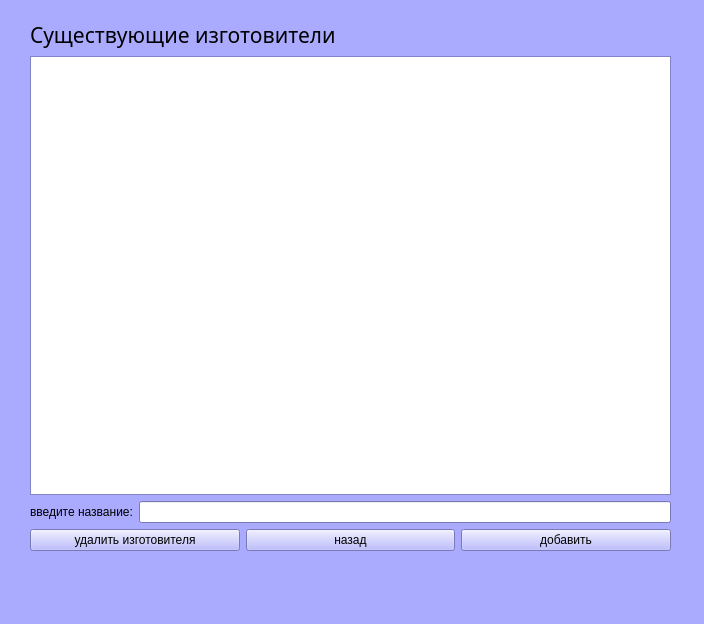
<?xml version="1.0" encoding="UTF-8"?>
<ui version="4.0">
 <class>Form</class>
 <widget class="QWidget" name="Form">
  <property name="geometry">
   <rect>
    <x>0</x>
    <y>0</y>
    <width>704</width>
    <height>624</height>
   </rect>
  </property>
  <property name="palette">
   <palette>
    <active>
     <colorrole role="WindowText">
      <brush brushstyle="SolidPattern">
       <color alpha="255">
        <red>0</red>
        <green>0</green>
        <blue>0</blue>
       </color>
      </brush>
     </colorrole>
     <colorrole role="Button">
      <brush brushstyle="SolidPattern">
       <color alpha="255">
        <red>170</red>
        <green>170</green>
        <blue>255</blue>
       </color>
      </brush>
     </colorrole>
     <colorrole role="Light">
      <brush brushstyle="SolidPattern">
       <color alpha="255">
        <red>255</red>
        <green>255</green>
        <blue>255</blue>
       </color>
      </brush>
     </colorrole>
     <colorrole role="Midlight">
      <brush brushstyle="SolidPattern">
       <color alpha="255">
        <red>212</red>
        <green>212</green>
        <blue>255</blue>
       </color>
      </brush>
     </colorrole>
     <colorrole role="Dark">
      <brush brushstyle="SolidPattern">
       <color alpha="255">
        <red>85</red>
        <green>85</green>
        <blue>127</blue>
       </color>
      </brush>
     </colorrole>
     <colorrole role="Mid">
      <brush brushstyle="SolidPattern">
       <color alpha="255">
        <red>113</red>
        <green>113</green>
        <blue>170</blue>
       </color>
      </brush>
     </colorrole>
     <colorrole role="Text">
      <brush brushstyle="SolidPattern">
       <color alpha="255">
        <red>0</red>
        <green>0</green>
        <blue>0</blue>
       </color>
      </brush>
     </colorrole>
     <colorrole role="BrightText">
      <brush brushstyle="SolidPattern">
       <color alpha="255">
        <red>255</red>
        <green>255</green>
        <blue>255</blue>
       </color>
      </brush>
     </colorrole>
     <colorrole role="ButtonText">
      <brush brushstyle="SolidPattern">
       <color alpha="255">
        <red>0</red>
        <green>0</green>
        <blue>0</blue>
       </color>
      </brush>
     </colorrole>
     <colorrole role="Base">
      <brush brushstyle="SolidPattern">
       <color alpha="255">
        <red>255</red>
        <green>255</green>
        <blue>255</blue>
       </color>
      </brush>
     </colorrole>
     <colorrole role="Window">
      <brush brushstyle="SolidPattern">
       <color alpha="255">
        <red>170</red>
        <green>170</green>
        <blue>255</blue>
       </color>
      </brush>
     </colorrole>
     <colorrole role="Shadow">
      <brush brushstyle="SolidPattern">
       <color alpha="255">
        <red>0</red>
        <green>0</green>
        <blue>0</blue>
       </color>
      </brush>
     </colorrole>
     <colorrole role="AlternateBase">
      <brush brushstyle="SolidPattern">
       <color alpha="255">
        <red>212</red>
        <green>212</green>
        <blue>255</blue>
       </color>
      </brush>
     </colorrole>
     <colorrole role="ToolTipBase">
      <brush brushstyle="SolidPattern">
       <color alpha="255">
        <red>255</red>
        <green>255</green>
        <blue>220</blue>
       </color>
      </brush>
     </colorrole>
     <colorrole role="ToolTipText">
      <brush brushstyle="SolidPattern">
       <color alpha="255">
        <red>0</red>
        <green>0</green>
        <blue>0</blue>
       </color>
      </brush>
     </colorrole>
     <colorrole role="PlaceholderText">
      <brush brushstyle="SolidPattern">
       <color alpha="128">
        <red>0</red>
        <green>0</green>
        <blue>0</blue>
       </color>
      </brush>
     </colorrole>
    </active>
    <inactive>
     <colorrole role="WindowText">
      <brush brushstyle="SolidPattern">
       <color alpha="255">
        <red>0</red>
        <green>0</green>
        <blue>0</blue>
       </color>
      </brush>
     </colorrole>
     <colorrole role="Button">
      <brush brushstyle="SolidPattern">
       <color alpha="255">
        <red>170</red>
        <green>170</green>
        <blue>255</blue>
       </color>
      </brush>
     </colorrole>
     <colorrole role="Light">
      <brush brushstyle="SolidPattern">
       <color alpha="255">
        <red>255</red>
        <green>255</green>
        <blue>255</blue>
       </color>
      </brush>
     </colorrole>
     <colorrole role="Midlight">
      <brush brushstyle="SolidPattern">
       <color alpha="255">
        <red>212</red>
        <green>212</green>
        <blue>255</blue>
       </color>
      </brush>
     </colorrole>
     <colorrole role="Dark">
      <brush brushstyle="SolidPattern">
       <color alpha="255">
        <red>85</red>
        <green>85</green>
        <blue>127</blue>
       </color>
      </brush>
     </colorrole>
     <colorrole role="Mid">
      <brush brushstyle="SolidPattern">
       <color alpha="255">
        <red>113</red>
        <green>113</green>
        <blue>170</blue>
       </color>
      </brush>
     </colorrole>
     <colorrole role="Text">
      <brush brushstyle="SolidPattern">
       <color alpha="255">
        <red>0</red>
        <green>0</green>
        <blue>0</blue>
       </color>
      </brush>
     </colorrole>
     <colorrole role="BrightText">
      <brush brushstyle="SolidPattern">
       <color alpha="255">
        <red>255</red>
        <green>255</green>
        <blue>255</blue>
       </color>
      </brush>
     </colorrole>
     <colorrole role="ButtonText">
      <brush brushstyle="SolidPattern">
       <color alpha="255">
        <red>0</red>
        <green>0</green>
        <blue>0</blue>
       </color>
      </brush>
     </colorrole>
     <colorrole role="Base">
      <brush brushstyle="SolidPattern">
       <color alpha="255">
        <red>255</red>
        <green>255</green>
        <blue>255</blue>
       </color>
      </brush>
     </colorrole>
     <colorrole role="Window">
      <brush brushstyle="SolidPattern">
       <color alpha="255">
        <red>170</red>
        <green>170</green>
        <blue>255</blue>
       </color>
      </brush>
     </colorrole>
     <colorrole role="Shadow">
      <brush brushstyle="SolidPattern">
       <color alpha="255">
        <red>0</red>
        <green>0</green>
        <blue>0</blue>
       </color>
      </brush>
     </colorrole>
     <colorrole role="AlternateBase">
      <brush brushstyle="SolidPattern">
       <color alpha="255">
        <red>212</red>
        <green>212</green>
        <blue>255</blue>
       </color>
      </brush>
     </colorrole>
     <colorrole role="ToolTipBase">
      <brush brushstyle="SolidPattern">
       <color alpha="255">
        <red>255</red>
        <green>255</green>
        <blue>220</blue>
       </color>
      </brush>
     </colorrole>
     <colorrole role="ToolTipText">
      <brush brushstyle="SolidPattern">
       <color alpha="255">
        <red>0</red>
        <green>0</green>
        <blue>0</blue>
       </color>
      </brush>
     </colorrole>
     <colorrole role="PlaceholderText">
      <brush brushstyle="SolidPattern">
       <color alpha="128">
        <red>0</red>
        <green>0</green>
        <blue>0</blue>
       </color>
      </brush>
     </colorrole>
    </inactive>
    <disabled>
     <colorrole role="WindowText">
      <brush brushstyle="SolidPattern">
       <color alpha="255">
        <red>85</red>
        <green>85</green>
        <blue>127</blue>
       </color>
      </brush>
     </colorrole>
     <colorrole role="Button">
      <brush brushstyle="SolidPattern">
       <color alpha="255">
        <red>170</red>
        <green>170</green>
        <blue>255</blue>
       </color>
      </brush>
     </colorrole>
     <colorrole role="Light">
      <brush brushstyle="SolidPattern">
       <color alpha="255">
        <red>255</red>
        <green>255</green>
        <blue>255</blue>
       </color>
      </brush>
     </colorrole>
     <colorrole role="Midlight">
      <brush brushstyle="SolidPattern">
       <color alpha="255">
        <red>212</red>
        <green>212</green>
        <blue>255</blue>
       </color>
      </brush>
     </colorrole>
     <colorrole role="Dark">
      <brush brushstyle="SolidPattern">
       <color alpha="255">
        <red>85</red>
        <green>85</green>
        <blue>127</blue>
       </color>
      </brush>
     </colorrole>
     <colorrole role="Mid">
      <brush brushstyle="SolidPattern">
       <color alpha="255">
        <red>113</red>
        <green>113</green>
        <blue>170</blue>
       </color>
      </brush>
     </colorrole>
     <colorrole role="Text">
      <brush brushstyle="SolidPattern">
       <color alpha="255">
        <red>85</red>
        <green>85</green>
        <blue>127</blue>
       </color>
      </brush>
     </colorrole>
     <colorrole role="BrightText">
      <brush brushstyle="SolidPattern">
       <color alpha="255">
        <red>255</red>
        <green>255</green>
        <blue>255</blue>
       </color>
      </brush>
     </colorrole>
     <colorrole role="ButtonText">
      <brush brushstyle="SolidPattern">
       <color alpha="255">
        <red>85</red>
        <green>85</green>
        <blue>127</blue>
       </color>
      </brush>
     </colorrole>
     <colorrole role="Base">
      <brush brushstyle="SolidPattern">
       <color alpha="255">
        <red>170</red>
        <green>170</green>
        <blue>255</blue>
       </color>
      </brush>
     </colorrole>
     <colorrole role="Window">
      <brush brushstyle="SolidPattern">
       <color alpha="255">
        <red>170</red>
        <green>170</green>
        <blue>255</blue>
       </color>
      </brush>
     </colorrole>
     <colorrole role="Shadow">
      <brush brushstyle="SolidPattern">
       <color alpha="255">
        <red>0</red>
        <green>0</green>
        <blue>0</blue>
       </color>
      </brush>
     </colorrole>
     <colorrole role="AlternateBase">
      <brush brushstyle="SolidPattern">
       <color alpha="255">
        <red>170</red>
        <green>170</green>
        <blue>255</blue>
       </color>
      </brush>
     </colorrole>
     <colorrole role="ToolTipBase">
      <brush brushstyle="SolidPattern">
       <color alpha="255">
        <red>255</red>
        <green>255</green>
        <blue>220</blue>
       </color>
      </brush>
     </colorrole>
     <colorrole role="ToolTipText">
      <brush brushstyle="SolidPattern">
       <color alpha="255">
        <red>0</red>
        <green>0</green>
        <blue>0</blue>
       </color>
      </brush>
     </colorrole>
     <colorrole role="PlaceholderText">
      <brush brushstyle="SolidPattern">
       <color alpha="128">
        <red>0</red>
        <green>0</green>
        <blue>0</blue>
       </color>
      </brush>
     </colorrole>
    </disabled>
   </palette>
  </property>
  <property name="windowTitle">
   <string>добавить изготовителя</string>
  </property>
  <widget class="QLabel" name="lab">
   <property name="geometry">
    <rect>
     <x>40</x>
     <y>560</y>
     <width>461</width>
     <height>31</height>
    </rect>
   </property>
   <property name="font">
    <font>
     <family>MS Serif</family>
     <pointsize>16</pointsize>
     <weight>75</weight>
     <bold>true</bold>
    </font>
   </property>
   <property name="text">
    <string/>
   </property>
  </widget>
  <widget class="QWidget" name="layoutWidget">
   <property name="geometry">
    <rect>
     <x>30</x>
     <y>20</y>
     <width>641</width>
     <height>531</height>
    </rect>
   </property>
   <layout class="QVBoxLayout" name="verticalLayout_3">
    <item>
     <layout class="QVBoxLayout" name="verticalLayout_2">
      <item>
       <widget class="QLabel" name="label">
        <property name="font">
         <font>
          <family>Onyx</family>
          <pointsize>16</pointsize>
         </font>
        </property>
        <property name="text">
         <string>Существующие изготовители</string>
        </property>
       </widget>
      </item>
      <item>
       <widget class="QTableWidget" name="tableWidget">
        <property name="columnCount">
         <number>0</number>
        </property>
       </widget>
      </item>
     </layout>
    </item>
    <item>
     <layout class="QVBoxLayout" name="verticalLayout">
      <item>
       <layout class="QHBoxLayout" name="horizontalLayout_2">
        <item>
         <widget class="QLabel" name="label_2">
          <property name="text">
           <string>введите название:</string>
          </property>
         </widget>
        </item>
        <item>
         <widget class="QLineEdit" name="lineEdit"/>
        </item>
       </layout>
      </item>
      <item>
       <layout class="QHBoxLayout" name="horizontalLayout">
        <item>
         <widget class="QPushButton" name="pushdel">
          <property name="text">
           <string>удалить изготовителя</string>
          </property>
         </widget>
        </item>
        <item>
         <widget class="QPushButton" name="pushback">
          <property name="text">
           <string>назад</string>
          </property>
         </widget>
        </item>
        <item>
         <widget class="QPushButton" name="pushadd">
          <property name="text">
           <string>добавить</string>
          </property>
         </widget>
        </item>
       </layout>
      </item>
     </layout>
    </item>
   </layout>
  </widget>
 </widget>
 <resources/>
 <connections/>
</ui>
